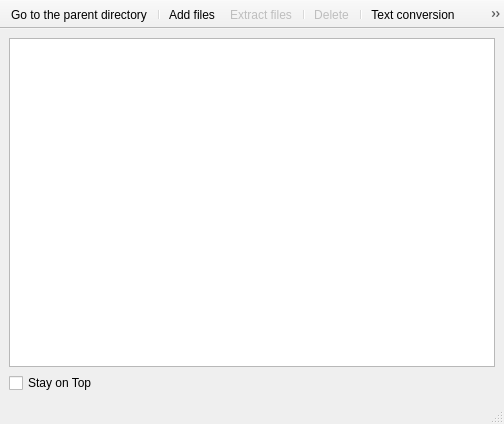
<?xml version="1.0" encoding="UTF-8"?>
<ui version="4.0">
 <class>DiskEditDialog</class>
 <widget class="QMainWindow" name="DiskEditDialog">
  <property name="windowModality">
   <enum>Qt::NonModal</enum>
  </property>
  <property name="geometry">
   <rect>
    <x>0</x>
    <y>0</y>
    <width>504</width>
    <height>424</height>
   </rect>
  </property>
  <property name="sizePolicy">
   <sizepolicy hsizetype="Expanding" vsizetype="Expanding">
    <horstretch>0</horstretch>
    <verstretch>0</verstretch>
   </sizepolicy>
  </property>
  <property name="windowTitle">
   <string>MainWindow</string>
  </property>
  <property name="windowIcon">
   <iconset resource="icons.qrc">
    <normaloff>:/icons/silk-icons/icons/folder_edit.png</normaloff>:/icons/silk-icons/icons/folder_edit.png</iconset>
  </property>
  <widget class="QWidget" name="centralwidget">
   <layout class="QGridLayout" name="gridLayout">
    <item row="0" column="0">
     <widget class="QTableView" name="aView">
      <property name="contextMenuPolicy">
       <enum>Qt::ActionsContextMenu</enum>
      </property>
      <property name="acceptDrops">
       <bool>true</bool>
      </property>
      <property name="editTriggers">
       <set>QAbstractItemView::EditKeyPressed</set>
      </property>
      <property name="showDropIndicator" stdset="0">
       <bool>false</bool>
      </property>
      <property name="dragEnabled">
       <bool>true</bool>
      </property>
      <property name="dragDropOverwriteMode">
       <bool>false</bool>
      </property>
      <property name="dragDropMode">
       <enum>QAbstractItemView::DragDrop</enum>
      </property>
      <property name="alternatingRowColors">
       <bool>true</bool>
      </property>
      <property name="selectionMode">
       <enum>QAbstractItemView::ExtendedSelection</enum>
      </property>
      <property name="selectionBehavior">
       <enum>QAbstractItemView::SelectRows</enum>
      </property>
      <property name="showGrid">
       <bool>false</bool>
      </property>
      <property name="sortingEnabled">
       <bool>true</bool>
      </property>
      <attribute name="horizontalHeaderDefaultSectionSize">
       <number>150</number>
      </attribute>
      <attribute name="horizontalHeaderHighlightSections">
       <bool>false</bool>
      </attribute>
      <attribute name="horizontalHeaderShowSortIndicator" stdset="0">
       <bool>true</bool>
      </attribute>
      <attribute name="horizontalHeaderStretchLastSection">
       <bool>true</bool>
      </attribute>
      <attribute name="verticalHeaderVisible">
       <bool>false</bool>
      </attribute>
      <attribute name="verticalHeaderDefaultSectionSize">
       <number>17</number>
      </attribute>
     </widget>
    </item>
    <item row="1" column="0">
     <widget class="QCheckBox" name="onTopBox">
      <property name="text">
       <string>Stay on Top</string>
      </property>
     </widget>
    </item>
   </layout>
  </widget>
  <widget class="QMenuBar" name="menubar">
   <property name="geometry">
    <rect>
     <x>0</x>
     <y>0</y>
     <width>504</width>
     <height>21</height>
    </rect>
   </property>
  </widget>
  <widget class="QStatusBar" name="statusbar"/>
  <widget class="QToolBar" name="toolBar">
   <property name="windowTitle">
    <string>toolBar</string>
   </property>
   <property name="movable">
    <bool>false</bool>
   </property>
   <property name="allowedAreas">
    <set>Qt::NoToolBarArea</set>
   </property>
   <property name="iconSize">
    <size>
     <width>16</width>
     <height>16</height>
    </size>
   </property>
   <property name="floatable">
    <bool>true</bool>
   </property>
   <attribute name="toolBarArea">
    <enum>TopToolBarArea</enum>
   </attribute>
   <attribute name="toolBarBreak">
    <bool>false</bool>
   </attribute>
   <addaction name="actionToParent"/>
   <addaction name="separator"/>
   <addaction name="actionAddFiles"/>
   <addaction name="actionExtractFiles"/>
   <addaction name="separator"/>
   <addaction name="actionDeleteSelectedFiles"/>
   <addaction name="separator"/>
   <addaction name="actionTextConversion"/>
   <addaction name="actionPrint"/>
  </widget>
  <action name="actionToParent">
   <property name="icon">
    <iconset resource="icons.qrc">
     <normaloff>:/icons/silk-icons/icons/arrow_up.png</normaloff>:/icons/silk-icons/icons/arrow_up.png</iconset>
   </property>
   <property name="text">
    <string>Go to the parent directory</string>
   </property>
   <property name="toolTip">
    <string>Go to the parent directory</string>
   </property>
   <property name="statusTip">
    <string>Go to the parent directory</string>
   </property>
  </action>
  <action name="actionAddFiles">
   <property name="icon">
    <iconset resource="icons.qrc">
     <normaloff>:/icons/silk-icons/icons/add.png</normaloff>:/icons/silk-icons/icons/add.png</iconset>
   </property>
   <property name="text">
    <string>Add files...</string>
   </property>
   <property name="toolTip">
    <string>Add files to this directory</string>
   </property>
   <property name="statusTip">
    <string>Add files to this directory</string>
   </property>
  </action>
  <action name="actionExtractFiles">
   <property name="enabled">
    <bool>false</bool>
   </property>
   <property name="icon">
    <iconset resource="icons.qrc">
     <normaloff>:/icons/silk-icons/icons/page_white_go.png</normaloff>:/icons/silk-icons/icons/page_white_go.png</iconset>
   </property>
   <property name="text">
    <string>Extract files...</string>
   </property>
   <property name="toolTip">
    <string>Extract selected files</string>
   </property>
   <property name="statusTip">
    <string>Extract selected files</string>
   </property>
  </action>
  <action name="actionTextConversion">
   <property name="checkable">
    <bool>true</bool>
   </property>
   <property name="icon">
    <iconset resource="icons.qrc">
     <normaloff>:/icons/silk-icons/icons/page_white_text.png</normaloff>:/icons/silk-icons/icons/page_white_text.png</iconset>
   </property>
   <property name="text">
    <string>Text conversion</string>
   </property>
   <property name="toolTip">
    <string>Text conversion is off</string>
   </property>
   <property name="statusTip">
    <string>Text conversion is off</string>
   </property>
  </action>
  <action name="actionDeleteSelectedFiles">
   <property name="enabled">
    <bool>false</bool>
   </property>
   <property name="icon">
    <iconset resource="icons.qrc">
     <normaloff>:/icons/silk-icons/icons/delete.png</normaloff>:/icons/silk-icons/icons/delete.png</iconset>
   </property>
   <property name="text">
    <string>Delete</string>
   </property>
   <property name="toolTip">
    <string>Delete selected files</string>
   </property>
   <property name="statusTip">
    <string>Delete selected files</string>
   </property>
   <property name="shortcut">
    <string>Del</string>
   </property>
  </action>
  <action name="actionPrint">
   <property name="icon">
    <iconset resource="icons.qrc">
     <normaloff>:/icons/silk-icons/icons/printer.png</normaloff>:/icons/silk-icons/icons/printer.png</iconset>
   </property>
   <property name="text">
    <string>Print</string>
   </property>
   <property name="toolTip">
    <string>Print Directory Listing</string>
   </property>
  </action>
 </widget>
 <resources>
  <include location="icons.qrc"/>
 </resources>
 <connections/>
</ui>
